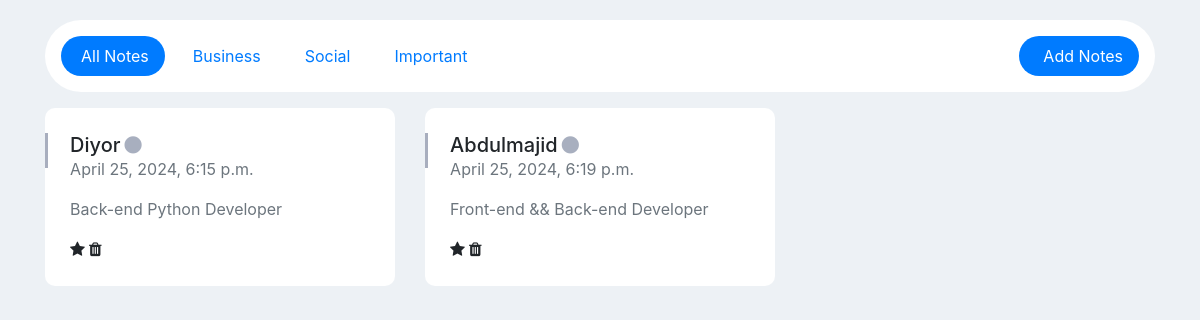
Before: / with the older database file.
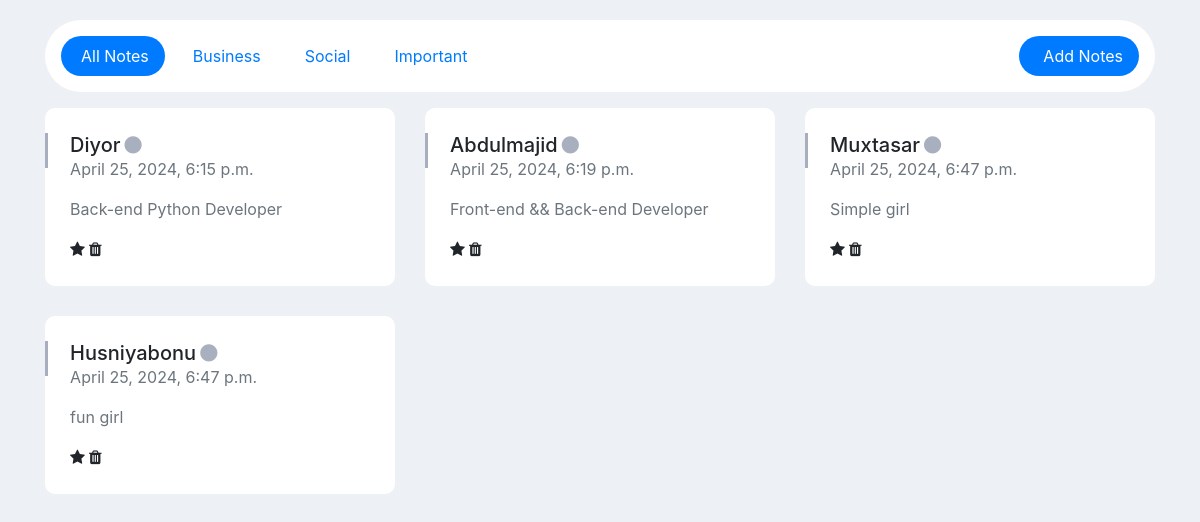
After: the same page with the newer database file.
### apps/models.py (models this page shows, shortened)
class Post(models.Model):
    title = models.CharField(max_length=255)
    time = models.DateTimeField(auto_now_add=True)
    description = models.TextField()

### apps/views.py (the view)
# urls.py: path('', new, name='new')
def new(request):
    posts = {}
    posts["posts"] = Post.objects.all()
    return render(request, 'new.html', posts)

### templates/new.html (shortened to what this page needs)
<!DOCTYPE html>
<html lang="en">
<head>
    <link href="https://cdn.jsdelivr.net/npm/bootstrap@4.4.1/dist/css/bootstrap.min.css" rel="stylesheet">
</head>
<body>
<link href="https://maxcdn.bootstrapcdn.com/font-awesome/4.3.0/css/font-awesome.min.css" rel="stylesheet">
<div class="page-content container note-has-grid">
    <ul class="nav nav-pills p-3 bg-white mb-3 rounded-pill align-items-center">
        <li class="nav-item">
            <a href="javascript:void(0)"
               class="nav-link rounded-pill note-link d-flex align-items-center px-2 px-md-3 mr-0 mr-md-2 active"
               id="all-category">
                <span class="d-none d-md-block">All Notes</span>
            </a>
        </li>
        <li class="nav-item">
            <a href="javascript:void(0)"
               class="nav-link rounded-pill note-link d-flex align-items-center px-2 px-md-3 mr-0 mr-md-2"
               id="note-business"> <span
                    class="d-none d-md-block">Business</span></a>
        </li>
        <li class="nav-item">
            <a href="javascript:void(0)"
               class="nav-link rounded-pill note-link d-flex align-items-center px-2 px-md-3 mr-0 mr-md-2"
               id="note-social"> <span class="d-none d-md-block">Social</span></a>
        </li>
        <li class="nav-item">
            <a href="javascript:void(0)"
               class="nav-link rounded-pill note-link d-flex align-items-center px-2 px-md-3 mr-0 mr-md-2"
               id="note-important"> <span class="d-none d-md-block">Important</span></a>
        </li>
        <li class="nav-item ml-auto">
            <a href="javascript:void(0)" class="nav-link btn-primary rounded-pill d-flex align-items-center px-3"
               id="add-notes"> <span class="d-none d-md-block font-14">Add Notes</span></a>
        </li>
    </ul>
    <div class="tab-content bg-transparent">
        <div id="note-full-container" class="note-has-grid row">
            {% for post in posts %}
            <div class="col-md-4 single-note-item all-category" style>
                <div class="card card-body">
                    <span class="side-stick"></span>
                    <h5 class="note-title text-truncate w-75 mb-0" data-noteheading="Book a Ticket for Movie"> {{ post.title }}<i class="point fa fa-circle ml-1 font-10"></i></h5>
                    <p class="note-date font-12 text-muted">{{ post.time }}</p>
                    <div class="note-content">
                        <p class="note-inner-content text-muted"
                           data-notecontent="Blandit tempus porttitor aasfs. Integer posuere erat a ante venenatis.">
                            {{ post.description }}</p>
                    </div>
                    <div class="d-flex align-items-center">
                        <span class="mr-1"><i class="fa fa-star favourite-note"></i></span>
                        <span class="mr-1"><i class="fa fa-trash remove-note"></i></span>
                    </div>
                </div>
            </div>
            {% endfor %}
        </div>
    </div>
</div>
</body>
</html>

### templates/new.html (style rules this page uses)
body { background: #edf1f5; margin-top: 20px; }
.card { position: relative; display: flex; flex-direction: column; min-width: 0; word-wrap: break-word; background-color: #fff; background-clip: border-box; border: 0 solid transparent; border-radius: 0; }
.card { margin-bottom: 30px; }
.card-body { flex: 1 1 auto; padding: 1.57rem; }
.note-has-grid .nav-link { padding: .5rem }
.note-has-grid .single-note-item .card { border-radius: 10px }
.note-has-grid .single-note-item .favourite-note { cursor: pointer }
.note-has-grid .single-note-item .side-stick { position: absolute; width: 3px; height: 35px; left: 0; background-color: rgba(82, 95, 127, .5) }
.note-has-grid .single-note-item.all-category .point { color: rgba(82, 95, 127, .5) }

Changed rows visible on the page:
added Post: title "Muxtasar", time "April 25, 2024, 6:47 p.m.", description "Simple girl"
added Post: title "Husniyabonu", time "April 25, 2024, 6:47 p.m.", description "fun girl"
